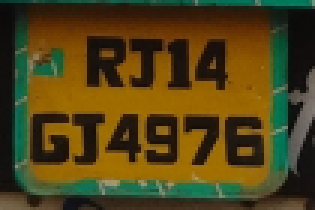
#> input picture ai-service/data/processed/license_plate.png, 105 x 70 px, found by its file name (shown 3 times larger)
$ python plate_preprocessing.py
#> lines starting #> are read from the running program, lines starting #| are printed output that depends on the picture; after the words box and inside, x2 and y2 are one past the last pixel; in counts of white or black regions, pixels touching at a corner belong together
import cv2


# 1. Load cropped license plate
plate_path = "data/processed/license_plate.png"

plate = cv2.imread(plate_path)
#> plate is the input picture: shape (70, 105, 3); mean B, G, R 23.2, 66.1, 80

if plate is None:
    raise FileNotFoundError(f"Could not load: {plate_path}")

print("Original plate shape:", plate.shape)
#| Original plate shape: (70, 105, 3)


# 2. Convert to grayscale
gray = cv2.cvtColor(plate, cv2.COLOR_BGR2GRAY)
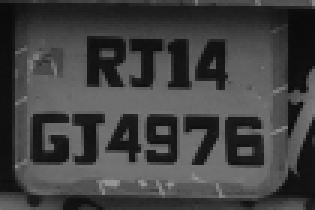
#> gray: shape (70, 105) (shown 3 times larger); min 8, max 151, mean 65.3

print("Grayscale shape:", gray.shape)
#| Grayscale shape: (70, 105)


# 3. Apply Gaussian blur
blurred = cv2.GaussianBlur(
    gray,
    (5, 5),
    0
)
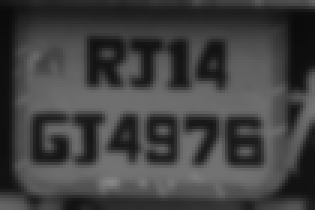
#> blurred: shape (70, 105) (shown 3 times larger); min 11, max 134, mean 65.2


# 4. Apply Otsu thresholding
_, threshold = cv2.threshold(
    blurred,
    0,
    255,
    cv2.THRESH_BINARY + cv2.THRESH_OTSU
)
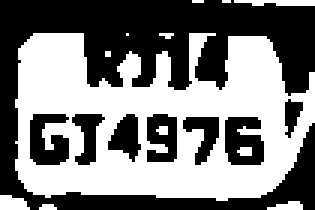
#> threshold: shape (70, 105) (shown 3 times larger); 49.5% white; 12 white regions (8 under 20 px), largest, box (x1, y1, x2, y2) and area: (5, 11, 105, 67) 3478, (78, 0, 105, 2) 44, (0, 65, 10, 70) 40, (89, 67, 101, 70) 25


# 5. Detect edges
edges = cv2.Canny(
    blurred,
    50,
    150
)
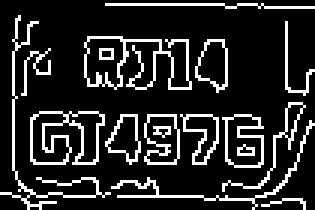
#> edges: shape (70, 105) (shown 3 times larger); 15.8% white in thin lines or dots


# 6. Save results
cv2.imwrite(
    "data/processed/plate_gray.png",
    gray
)

cv2.imwrite(
    "data/processed/plate_blurred.png",
    blurred
)

cv2.imwrite(
    "data/processed/plate_threshold.png",
    threshold
)

cv2.imwrite(
    "data/processed/plate_edges.png",
    edges
)

print("Preprocessing complete!")
